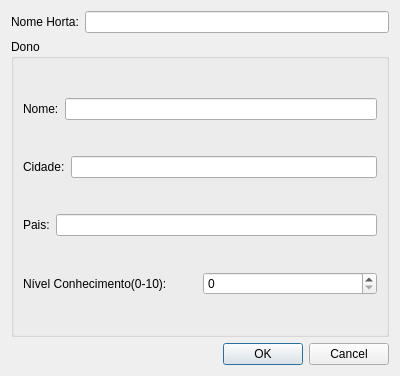
<?xml version="1.0" encoding="UTF-8"?>
<ui version="4.0">
 <class>NovaHorta</class>
 <widget class="QDialog" name="NovaHorta">
  <property name="geometry">
   <rect>
    <x>0</x>
    <y>0</y>
    <width>400</width>
    <height>376</height>
   </rect>
  </property>
  <property name="windowTitle">
   <string>Dialog</string>
  </property>
  <layout class="QVBoxLayout" name="verticalLayout">
   <item>
    <layout class="QHBoxLayout" name="horizontalLayout">
     <item>
      <widget class="QLabel" name="label">
       <property name="text">
        <string>Nome Horta:</string>
       </property>
      </widget>
     </item>
     <item>
      <widget class="QLineEdit" name="nomeHortaLineEdit"/>
     </item>
    </layout>
   </item>
   <item>
    <widget class="QGroupBox" name="groupBox">
     <property name="title">
      <string>Dono</string>
     </property>
     <layout class="QVBoxLayout" name="verticalLayout_2">
      <item>
       <layout class="QHBoxLayout" name="horizontalLayout_2">
        <item>
         <widget class="QLabel" name="label_2">
          <property name="text">
           <string>Nome:</string>
          </property>
         </widget>
        </item>
        <item>
         <widget class="QLineEdit" name="donoNomeLineEdit"/>
        </item>
       </layout>
      </item>
      <item>
       <layout class="QHBoxLayout" name="horizontalLayout_4">
        <item>
         <widget class="QLabel" name="label_3">
          <property name="text">
           <string>Cidade:</string>
          </property>
         </widget>
        </item>
        <item>
         <widget class="QLineEdit" name="cidadeLineEdit"/>
        </item>
       </layout>
      </item>
      <item>
       <layout class="QHBoxLayout" name="horizontalLayout_6">
        <item>
         <widget class="QLabel" name="label_5">
          <property name="text">
           <string>Pais:</string>
          </property>
         </widget>
        </item>
        <item>
         <widget class="QLineEdit" name="paisLineEdit"/>
        </item>
       </layout>
      </item>
      <item>
       <layout class="QHBoxLayout" name="horizontalLayout_5">
        <item>
         <widget class="QLabel" name="label_4">
          <property name="text">
           <string>Nível Conhecimento(0-10):</string>
          </property>
         </widget>
        </item>
        <item>
         <widget class="QSpinBox" name="nivelConhecimento"/>
        </item>
       </layout>
      </item>
     </layout>
    </widget>
   </item>
   <item>
    <widget class="QDialogButtonBox" name="buttonBox">
     <property name="orientation">
      <enum>Qt::Horizontal</enum>
     </property>
     <property name="standardButtons">
      <set>QDialogButtonBox::Cancel|QDialogButtonBox::Ok</set>
     </property>
    </widget>
   </item>
  </layout>
 </widget>
 <resources/>
 <connections>
  <connection>
   <sender>buttonBox</sender>
   <signal>accepted()</signal>
   <receiver>NovaHorta</receiver>
   <slot>accept()</slot>
   <hints>
    <hint type="sourcelabel">
     <x>248</x>
     <y>254</y>
    </hint>
    <hint type="destinationlabel">
     <x>157</x>
     <y>274</y>
    </hint>
   </hints>
  </connection>
  <connection>
   <sender>buttonBox</sender>
   <signal>rejected()</signal>
   <receiver>NovaHorta</receiver>
   <slot>reject()</slot>
   <hints>
    <hint type="sourcelabel">
     <x>316</x>
     <y>260</y>
    </hint>
    <hint type="destinationlabel">
     <x>286</x>
     <y>274</y>
    </hint>
   </hints>
  </connection>
 </connections>
</ui>
